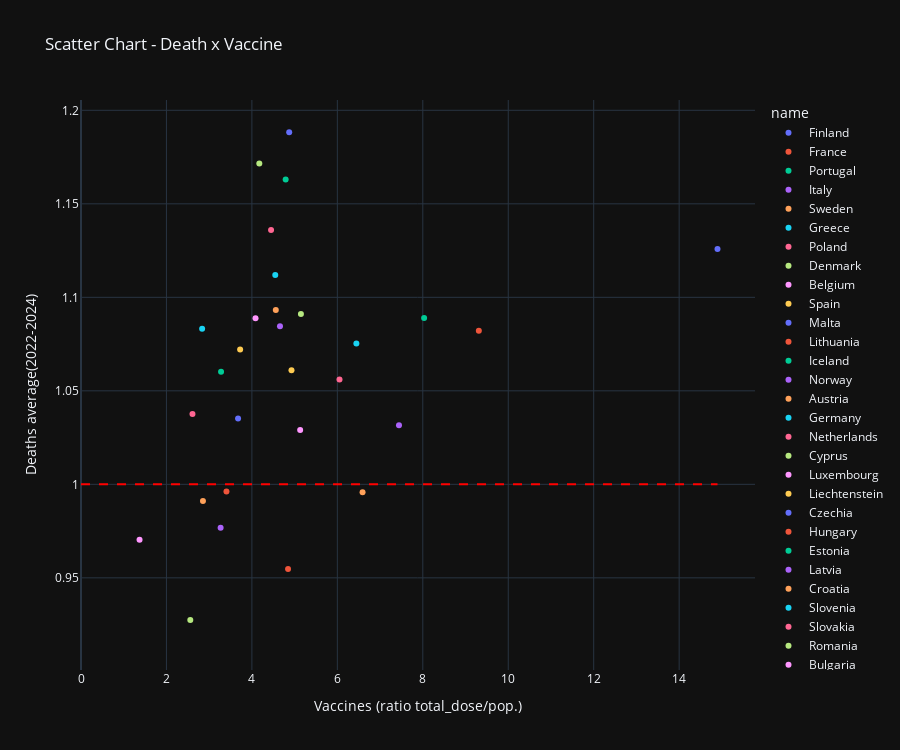

Source (notebook cell):
### Code cell
title = 'Scatter Chart - Death x Vaccine'
display(MD(f'### {title}'))

fig = px.scatter(
        dxv,
        x="value",      
        y="average(2022-2024)",       
        color="name",      
        hover_name="name",
        title=title,
        labels={
            "value": "Vaccines (ratio total_dose/pop.)",  # Custom X-axis label
            "average(2022-2024)": "Deaths average(2022-2024)"           # Custom Y-axis label
        },
        height=750
    )
fig.update_layout(template="plotly_dark")

fig.add_shape(
    type="line",
    x0=0, x1=dxv.value.max(),
    y0=1, y1=1, # Start and end y-coordinates
    line=dict(color="Red", width=2, dash="dash"),  # Line style
    xref="x", yref="y"          # Reference axes
)


fig.show()

### Figure 1 — Plotly figure (JSON) as saved in the notebook; plotly's stock layout.template omitted (floating-point values rounded to 4 significant figures)
{"data": [{"hovertemplate": "<b>%{hovertext}</b><br><br>name=Finland<br>Vaccines (ratio total_dose/pop.)=%{x}<br>Deaths average(2022-2024)=%{y}<extra></extra>", "hovertext": ["Finland"], "legendgroup": "Finland", "marker": {"color": "#636efa", "symbol": "circle"}, "mode": "markers", "name": "Finland", "orientation": "v", "showlegend": true, "type": "scatter", "x": [14.9], "xaxis": "x", "y": [1.126], "yaxis": "y"}, {"hovertemplate": "<b>%{hovertext}</b><br><br>name=France<br>Vaccines (ratio total_dose/pop.)=%{x}<br>Deaths average(2022-2024)=%{y}<extra></extra>", "hovertext": ["France"], "legendgroup": "France", "marker": {"color": "#EF553B", "symbol": "circle"}, "mode": "markers", "name": "France", "orientation": "v", "showlegend": true, "type": "scatter", "x": [9.312], "xaxis": "x", "y": [1.082], "yaxis": "y"}, {"hovertemplate": "<b>%{hovertext}</b><br><br>name=Portugal<br>Vaccines (ratio total_dose/pop.)=%{x}<br>Deaths average(2022-2024)=%{y}<extra></extra>", "hovertext": ["Portugal"], "legendgroup": "Portugal", "marker": {"color": "#00cc96", "symbol": "circle"}, "mode": "markers", "name": "Portugal", "orientation": "v", "showlegend": true, "type": "scatter", "x": [8.03], "xaxis": "x", "y": [1.089], "yaxis": "y"}, {"hovertemplate": "<b>%{hovertext}</b><br><br>name=Italy<br>Vaccines (ratio total_dose/pop.)=%{x}<br>Deaths average(2022-2024)=%{y}<extra></extra>", "hovertext": ["Italy"], "legendgroup": "Italy", "marker": {"color": "#ab63fa", "symbol": "circle"}, "mode": "markers", "name": "Italy", "orientation": "v", "showlegend": true, "type": "scatter", "x": [7.442], "xaxis": "x", "y": [1.032], "yaxis": "y"}, {"hovertemplate": "<b>%{hovertext}</b><br><br>name=Sweden<br>Vaccines (ratio total_dose/pop.)=%{x}<br>Deaths average(2022-2024)=%{y}<extra></extra>", "hovertext": ["Sweden"], "legendgroup": "Sweden", "marker": {"color": "#FFA15A", "symbol": "circle"}, "mode": "markers", "name": "Sweden", "orientation": "v", "showlegend": true, "type": "scatter", "x": [6.59], "xaxis": "x", "y": [0.9957], "yaxis": "y"}, {"hovertemplate": "<b>%{hovertext}</b><br><br>name=Greece<br>Vaccines (ratio total_dose/pop.)=%{x}<br>Deaths average(2022-2024)=%{y}<extra></extra>", "hovertext": ["Greece"], "legendgroup": "Greece", "marker": {"color": "#19d3f3", "symbol": "circle"}, "mode": "markers", "name": "Greece", "orientation": "v", "showlegend": true, "type": "scatter", "x": [6.445], "xaxis": "x", "y": [1.075], "yaxis": "y"}, {"hovertemplate": "<b>%{hovertext}</b><br><br>name=Poland<br>Vaccines (ratio total_dose/pop.)=%{x}<br>Deaths average(2022-2024)=%{y}<extra></extra>", "hovertext": ["Poland"], "legendgroup": "Poland", "marker": {"color": "#FF6692", "symbol": "circle"}, "mode": "markers", "name": "Poland", "orientation": "v", "showlegend": true, "type": "scatter", "x": [6.05], "xaxis": "x", "y": [1.056], "yaxis": "y"}, {"hovertemplate": "<b>%{hovertext}</b><br><br>name=Denmark<br>Vaccines (ratio total_dose/pop.)=%{x}<br>Deaths average(2022-2024)=%{y}<extra></extra>", "hovertext": ["Denmark"], "legendgroup": "Denmark", "marker": {"color": "#B6E880", "symbol": "circle"}, "mode": "markers", "name": "Denmark", "orientation": "v", "showlegend": true, "type": "scatter", "x": [5.147], "xaxis": "x", "y": [1.091], "yaxis": "y"}, {"hovertemplate": "<b>%{hovertext}</b><br><br>name=Belgium<br>Vaccines (ratio total_dose/pop.)=%{x}<br>Deaths average(2022-2024)=%{y}<extra></extra>", "hovertext": ["Belgium"], "legendgroup": "Belgium", "marker": {"color": "#FF97FF", "symbol": "circle"}, "mode": "markers", "name": "Belgium", "orientation": "v", "showlegend": true, "type": "scatter", "x": [5.129], "xaxis": "x", "y": [1.029], "yaxis": "y"}, {"hovertemplate": "<b>%{hovertext}</b><br><br>name=Spain<br>Vaccines (ratio total_dose/pop.)=%{x}<br>Deaths average(2022-2024)=%{y}<extra></extra>", "hovertext": ["Spain"], "legendgroup": "Spain", "marker": {"color": "#FECB52", "symbol": "circle"}, "mode": "markers", "name": "Spain", "orientation": "v", "showlegend": true, "type": "scatter", "x": [4.927], "xaxis": "x", "y": [1.061], "yaxis": "y"}, {"hovertemplate": "<b>%{hovertext}</b><br><br>name=Malta<br>Vaccines (ratio total_dose/pop.)=%{x}<br>Deaths average(2022-2024)=%{y}<extra></extra>", "hovertext": ["Malta"], "legendgroup": "Malta", "marker": {"color": "#636efa", "symbol": "circle"}, "mode": "markers", "name": "Malta", "orientation": "v", "showlegend": true, "type": "scatter", "x": [4.873], "xaxis": "x", "y": [1.188], "yaxis": "y"}, {"hovertemplate": "<b>%{hovertext}</b><br><br>name=Lithuania<br>Vaccines (ratio total_dose/pop.)=%{x}<br>Deaths average(2022-2024)=%{y}<extra></extra>", "hovertext": ["Lithuania"], "legendgroup": "Lithuania", "marker": {"color": "#EF553B", "symbol": "circle"}, "mode": "markers", "name": "Lithuania", "orientation": "v", "showlegend": true, "type": "scatter", "x": [4.846], "xaxis": "x", "y": [0.9548], "yaxis": "y"}, {"hovertemplate": "<b>%{hovertext}</b><br><br>name=Iceland<br>Vaccines (ratio total_dose/pop.)=%{x}<br>Deaths average(2022-2024)=%{y}<extra></extra>", "hovertext": ["Iceland"], "legendgroup": "Iceland", "marker": {"color": "#00cc96", "symbol": "circle"}, "mode": "markers", "name": "Iceland", "orientation": "v", "showlegend": true, "type": "scatter", "x": [4.79], "xaxis": "x", "y": [1.163], "yaxis": "y"}, {"hovertemplate": "<b>%{hovertext}</b><br><br>name=Norway<br>Vaccines (ratio total_dose/pop.)=%{x}<br>Deaths average(2022-2024)=%{y}<extra></extra>", "hovertext": ["Norway"], "legendgroup": "Norway", "marker": {"color": "#ab63fa", "symbol": "circle"}, "mode": "markers", "name": "Norway", "orientation": "v", "showlegend": true, "type": "scatter", "x": [4.657], "xaxis": "x", "y": [1.085], "yaxis": "y"}, {"hovertemplate": "<b>%{hovertext}</b><br><br>name=Austria<br>Vaccines (ratio total_dose/pop.)=%{x}<br>Deaths average(2022-2024)=%{y}<extra></extra>", "hovertext": ["Austria"], "legendgroup": "Austria", "marker": {"color": "#FFA15A", "symbol": "circle"}, "mode": "markers", "name": "Austria", "orientation": "v", "showlegend": true, "type": "scatter", "x": [4.559], "xaxis": "x", "y": [1.093], "yaxis": "y"}, {"hovertemplate": "<b>%{hovertext}</b><br><br>name=Germany<br>Vaccines (ratio total_dose/pop.)=%{x}<br>Deaths average(2022-2024)=%{y}<extra></extra>", "hovertext": ["Germany"], "legendgroup": "Germany", "marker": {"color": "#19d3f3", "symbol": "circle"}, "mode": "markers", "name": "Germany", "orientation": "v", "showlegend": true, "type": "scatter", "x": [4.547], "xaxis": "x", "y": [1.112], "yaxis": "y"}, {"hovertemplate": "<b>%{hovertext}</b><br><br>name=Netherlands<br>Vaccines (ratio total_dose/pop.)=%{x}<br>Deaths average(2022-2024)=%{y}<extra></extra>", "hovertext": ["Netherlands"], "legendgroup": "Netherlands", "marker": {"color": "#FF6692", "symbol": "circle"}, "mode": "markers", "name": "Netherlands", "orientation": "v", "showlegend": true, "type": "scatter", "x": [4.448], "xaxis": "x", "y": [1.136], "yaxis": "y"}, {"hovertemplate": "<b>%{hovertext}</b><br><br>name=Cyprus<br>Vaccines (ratio total_dose/pop.)=%{x}<br>Deaths average(2022-2024)=%{y}<extra></extra>", "hovertext": ["Cyprus"], "legendgroup": "Cyprus", "marker": {"color": "#B6E880", "symbol": "circle"}, "mode": "markers", "name": "Cyprus", "orientation": "v", "showlegend": true, "type": "scatter", "x": [4.174], "xaxis": "x", "y": [1.172], "yaxis": "y"}, {"hovertemplate": "<b>%{hovertext}</b><br><br>name=Luxembourg<br>Vaccines (ratio total_dose/pop.)=%{x}<br>Deaths average(2022-2024)=%{y}<extra></extra>", "hovertext": ["Luxembourg"], "legendgroup": "Luxembourg", "marker": {"color": "#FF97FF", "symbol": "circle"}, "mode": "markers", "name": "Luxembourg", "orientation": "v", "showlegend": true, "type": "scatter", "x": [4.085], "xaxis": "x", "y": [1.089], "yaxis": "y"}, {"hovertemplate": "<b>%{hovertext}</b><br><br>name=Liechtenstein<br>Vaccines (ratio total_dose/pop.)=%{x}<br>Deaths average(2022-2024)=%{y}<extra></extra>", "hovertext": ["Liechtenstein"], "legendgroup": "Liechtenstein", "marker": {"color": "#FECB52", "symbol": "circle"}, "mode": "markers", "name": "Liechtenstein", "orientation": "v", "showlegend": true, "type": "scatter", "x": [3.725], "xaxis": "x", "y": [1.072], "yaxis": "y"}, {"hovertemplate": "<b>%{hovertext}</b><br><br>name=Czechia<br>Vaccines (ratio total_dose/pop.)=%{x}<br>Deaths average(2022-2024)=%{y}<extra></extra>", "hovertext": ["Czechia"], "legendgroup": "Czechia", "marker": {"color": "#636efa", "symbol": "circle"}, "mode": "markers", "name": "Czechia", "orientation": "v", "showlegend": true, "type": "scatter", "x": [3.677], "xaxis": "x", "y": [1.035], "yaxis": "y"}, {"hovertemplate": "<b>%{hovertext}</b><br><br>name=Hungary<br>Vaccines (ratio total_dose/pop.)=%{x}<br>Deaths average(2022-2024)=%{y}<extra></extra>", "hovertext": ["Hungary"], "legendgroup": "Hungary", "marker": {"color": "#EF553B", "symbol": "circle"}, "mode": "markers", "name": "Hungary", "orientation": "v", "showlegend": true, "type": "scatter", "x": [3.404], "xaxis": "x", "y": [0.9962], "yaxis": "y"}, {"hovertemplate": "<b>%{hovertext}</b><br><br>name=Estonia<br>Vaccines (ratio total_dose/pop.)=%{x}<br>Deaths average(2022-2024)=%{y}<extra></extra>", "hovertext": ["Estonia"], "legendgroup": "Estonia", "marker": {"color": "#00cc96", "symbol": "circle"}, "mode": "markers", "name": "Estonia", "orientation": "v", "showlegend": true, "type": "scatter", "x": [3.278], "xaxis": "x", "y": [1.06], "yaxis": "y"}, {"hovertemplate": "<b>%{hovertext}</b><br><br>name=Latvia<br>Vaccines (ratio total_dose/pop.)=%{x}<br>Deaths average(2022-2024)=%{y}<extra></extra>", "hovertext": ["Latvia"], "legendgroup": "Latvia", "marker": {"color": "#ab63fa", "symbol": "circle"}, "mode": "markers", "name": "Latvia", "orientation": "v", "showlegend": true, "type": "scatter", "x": [3.268], "xaxis": "x", "y": [0.9768], "yaxis": "y"}, {"hovertemplate": "<b>%{hovertext}</b><br><br>name=Croatia<br>Vaccines (ratio total_dose/pop.)=%{x}<br>Deaths average(2022-2024)=%{y}<extra></extra>", "hovertext": ["Croatia"], "legendgroup": "Croatia", "marker": {"color": "#FFA15A", "symbol": "circle"}, "mode": "markers", "name": "Croatia", "orientation": "v", "showlegend": true, "type": "scatter", "x": [2.854], "xaxis": "x", "y": [0.9911], "yaxis": "y"}, {"hovertemplate": "<b>%{hovertext}</b><br><br>name=Slovenia<br>Vaccines (ratio total_dose/pop.)=%{x}<br>Deaths average(2022-2024)=%{y}<extra></extra>", "hovertext": ["Slovenia"], "legendgroup": "Slovenia", "marker": {"color": "#19d3f3", "symbol": "circle"}, "mode": "markers", "name": "Slovenia", "orientation": "v", "showlegend": true, "type": "scatter", "x": [2.835], "xaxis": "x", "y": [1.083], "yaxis": "y"}, {"hovertemplate": "<b>%{hovertext}</b><br><br>name=Slovakia<br>Vaccines (ratio total_dose/pop.)=%{x}<br>Deaths average(2022-2024)=%{y}<extra></extra>", "hovertext": ["Slovakia"], "legendgroup": "Slovakia", "marker": {"color": "#FF6692", "symbol": "circle"}, "mode": "markers", "name": "Slovakia", "orientation": "v", "showlegend": true, "type": "scatter", "x": [2.609], "xaxis": "x", "y": [1.038], "yaxis": "y"}, {"hovertemplate": "<b>%{hovertext}</b><br><br>name=Romania<br>Vaccines (ratio total_dose/pop.)=%{x}<br>Deaths average(2022-2024)=%{y}<extra></extra>", "hovertext": ["Romania"], "legendgroup": "Romania", "marker": {"color": "#B6E880", "symbol": "circle"}, "mode": "markers", "name": "Romania", "orientation": "v", "showlegend": true, "type": "scatter", "x": [2.558], "xaxis": "x", "y": [0.9275], "yaxis": "y"}, {"hovertemplate": "<b>%{hovertext}</b><br><br>name=Bulgaria<br>Vaccines (ratio total_dose/pop.)=%{x}<br>Deaths average(2022-2024)=%{y}<extra></extra>", "hovertext": ["Bulgaria"], "legendgroup": "Bulgaria", "marker": {"color": "#FF97FF", "symbol": "circle"}, "mode": "markers", "name": "Bulgaria", "orientation": "v", "showlegend": true, "type": "scatter", "x": [1.37], "xaxis": "x", "y": [0.9704], "yaxis": "y"}, {"hovertemplate": "<b>%{hovertext}</b><br><br>name=Switzerland<br>Vaccines (ratio total_dose/pop.)=%{x}<br>Deaths average(2022-2024)=%{y}<extra></extra>", "hovertext": ["Switzerland"], "legendgroup": "Switzerland", "marker": {"color": "#FECB52", "symbol": "circle"}, "mode": "markers", "name": "Switzerland", "orientation": "v", "showlegend": true, "type": "scatter", "x": [null], "xaxis": "x", "y": [1.073], "yaxis": "y"}, {"hovertemplate": "<b>%{hovertext}</b><br><br>name=Montenegro<br>Vaccines (ratio total_dose/pop.)=%{x}<br>Deaths average(2022-2024)=%{y}<extra></extra>", "hovertext": ["Montenegro"], "legendgroup": "Montenegro", "marker": {"color": "#636efa", "symbol": "circle"}, "mode": "markers", "name": "Montenegro", "orientation": "v", "showlegend": true, "type": "scatter", "x": [null], "xaxis": "x", "y": [1.013], "yaxis": "y"}, {"hovertemplate": "<b>%{hovertext}</b><br><br>name=Serbia<br>Vaccines (ratio total_dose/pop.)=%{x}<br>Deaths average(2022-2024)=%{y}<extra></extra>", "hovertext": ["Serbia"], "legendgroup": "Serbia", "marker": {"color": "#EF553B", "symbol": "circle"}, "mode": "markers", "name": "Serbia", "orientation": "v", "showlegend": true, "type": "scatter", "x": [null], "xaxis": "x", "y": [0.9522], "yaxis": "y"}, {"hovertemplate": "<b>%{hovertext}</b><br><br>name=Armenia<br>Vaccines (ratio total_dose/pop.)=%{x}<br>Deaths average(2022-2024)=%{y}<extra></extra>", "hovertext": ["Armenia"], "legendgroup": "Armenia", "marker": {"color": "#00cc96", "symbol": "circle"}, "mode": "markers", "name": "Armenia", "orientation": "v", "showlegend": true, "type": "scatter", "x": [null], "xaxis": "x", "y": [0.918], "yaxis": "y"}], "layout": {"height": 750, "legend": {"title": {"text": "name"}, "tracegroupgap": 0}, "shapes": [{"line": {"color": "Red", "dash": "dash", "width": 2}, "type": "line", "x0": 0, "x1": 14.9, "xref": "x", "y0": 1, "y1": 1, "yref": "y"}], "title": {"text": "Scatter Chart - Death x Vaccine"}, "xaxis": {"anchor": "y", "domain": [0, 1], "title": {"text": "Vaccines (ratio total_dose/pop.)"}}, "yaxis": {"anchor": "x", "domain": [0, 1], "title": {"text": "Deaths average(2022-2024)"}}}}
